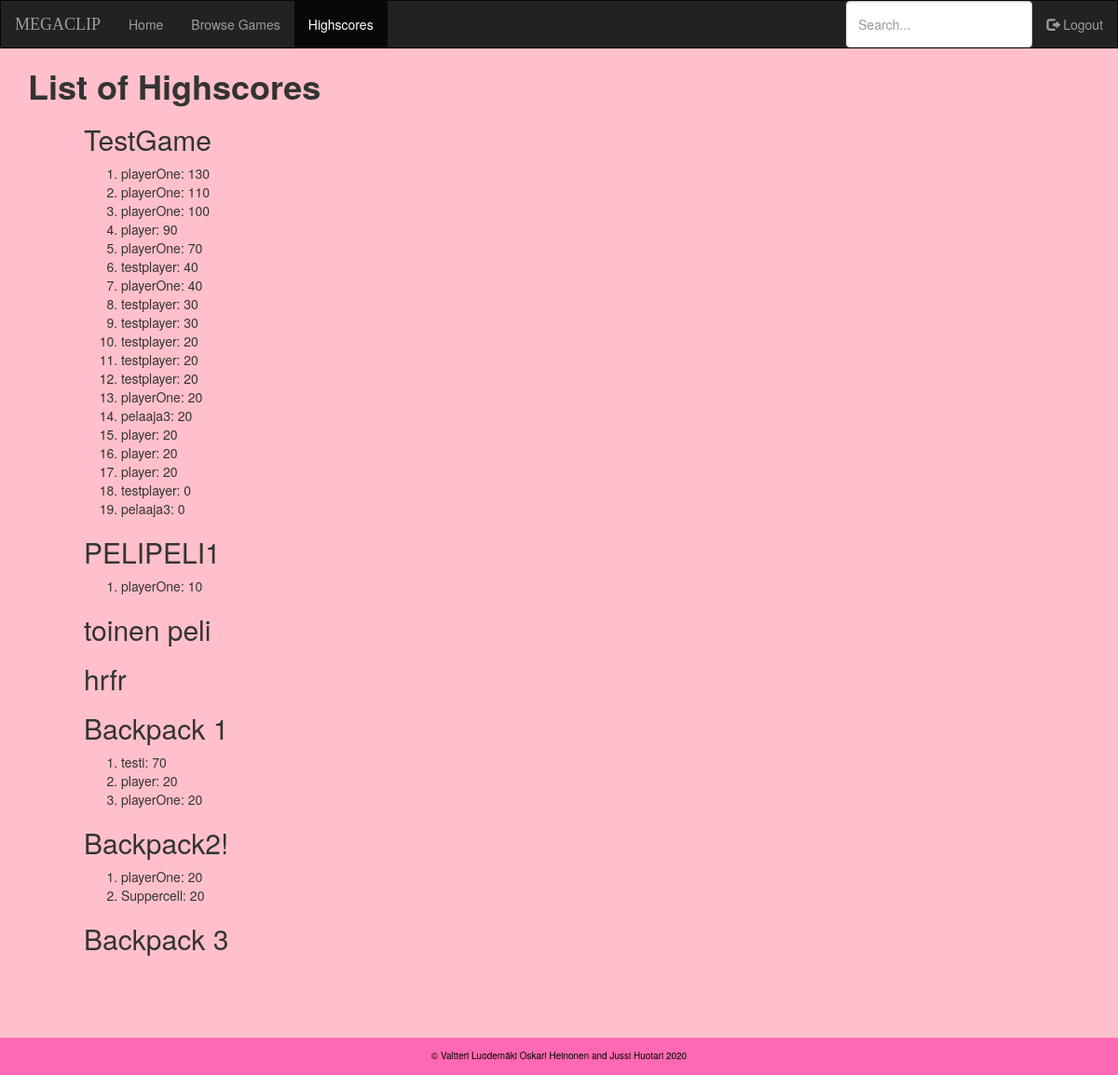
The app's page /highscores/ (signed in) with its own data.
### gamestore/models.py (models this page shows, shortened)
class Game(models.Model):
    name = models.CharField(max_length=255, primary_key=True, unique=True)
    url = models.URLField(max_length=255)
    price = models.DecimalField(max_digits=20, decimal_places=2)
    developer = models.ForeignKey('users.CustomUser', on_delete=models.CASCADE, null=True)

class Highscore(models.Model):
    id = models.AutoField(primary_key=True)
    game = models.ForeignKey(Game, on_delete=models.CASCADE)
    player = models.ForeignKey('users.CustomUser', on_delete=models.CASCADE)
    score = models.IntegerField()
    def __str__(self):
        return self.player.username + ": " + str(self.score)

### users/models.py (models this page shows, shortened)
class CustomUser(AbstractUser):
    usertype = models.CharField(max_length=10,default="['player']")
    games = models.ManyToManyField('gamestore.Game')
    test = models.CharField(max_length=10, choices=usertypes)

### gamestore/views.py (the view)
# urls.py: path('highscores/',HighscoreListView.as_view(),name='highscores' ) #domain/highscores = list of all highscores
class HighscoreListView(ListView):
    model = Highscore
    template_name = 'gamestore/highscores.html'
    context_object_name = 'highscores'
    def get_context_data(self, **kwargs):
        context = super(HighscoreListView, self).get_context_data(**kwargs)
        context.update({
            'games': Game.objects.all(),
            'highscore_page' : 'active'
        })
        return context
    def get_queryset(self):
        return Highscore.objects.order_by('-score')

### gamestore/templates/gamestore/highscores.html (shortened to what this page needs)
{% extends 'base.html' %}
{% block content %}
  <h1><strong>List of Highscores </strong></h1>
  <div class="cont-2">
  {% for game in games %}
    <h2>{{ game.name }}</h2>
    <ol>
      {% for score in highscores %}
        {% if score.game == game %}
          <li>
            {{ score }}
          </li>
        {% endif %}
      {% endfor %}
    </ol>
  {% endfor %}
  </div>
{% endblock %}

### gamestore/static/gamestore/style.css (style rules this page uses)
body { background: pink ; }
.cont-2 { padding-left: 60px; padding-bottom: 40px; }

### records on screen
Game: name "TestGame"
Highscore: player+score "playerOne: 130"
Highscore: player+score "playerOne: 110"
Highscore: player+score "playerOne: 100"
Highscore: player+score "player: 90"
Highscore: player+score "playerOne: 70"
Highscore: player+score "testplayer: 40"
Highscore: player+score "playerOne: 40"
Highscore: player+score "testplayer: 30"
Highscore: player+score "testplayer: 30"
Highscore: player+score "testplayer: 20"
Highscore: player+score "testplayer: 20"
Highscore: player+score "testplayer: 20"
Highscore: player+score "playerOne: 20"
Highscore: player+score "pelaaja3: 20"
Highscore: player+score "player: 20"
Highscore: player+score "player: 20"
Highscore: player+score "player: 20"
Highscore: player+score "testplayer: 0"
Highscore: player+score "pelaaja3: 0"
Game: name "PELIPELI1"
Highscore: player+score "playerOne: 10"
Game: name "toinen peli"
Game: name "hrfr"
Game: name "Backpack 1"
Highscore: player+score "testi: 70"
Highscore: player+score "player: 20"
Highscore: player+score "playerOne: 20"
Game: name "Backpack2!"
Highscore: player+score "playerOne: 20"
Highscore: player+score "Suppercell: 20"
Game: name "Backpack 3"
